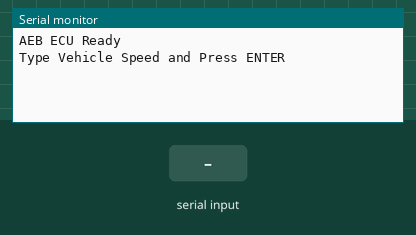
The sketch below on a simulated Arduino Uno, built with avr-gcc and run on an emulated ATmega328P. On the bench: the last lines printed to the serial monitor. The test bench sets the inputs (shaded band).

Above: at 1.2 s.
1.3 s: "90,45\n" received over Serial
At 2.5 s:
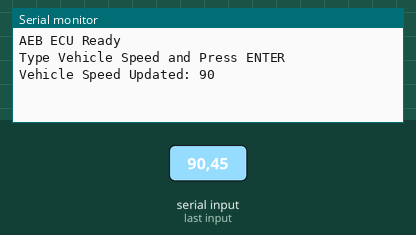
2.8 s: "30,150\n" received over Serial
At 3.7 s:
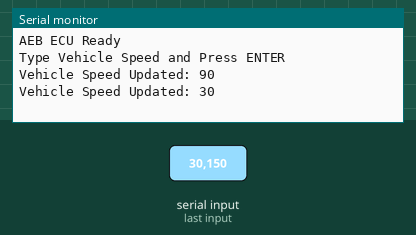

Measured:
- after the input at 1.3 s, the serial monitor: prints a new line at once (image 1)
- after the input at 2.8 s, the serial monitor: prints a new line at once (image 2)

The sketch:

AEB.ino
```cpp
#include <mcp_can.h>
#include <SPI.h>

MCP_CAN CAN0(5);

unsigned long rxId;
byte len;
byte rxBuf[8];

int vehicleSpeed = 60;
int speedLimit = 60;

String inputBuffer = "";

void setup()
{
    Serial.begin(115200);

    while (CAN_OK != CAN0.begin(MCP_ANY, CAN_500KBPS, MCP_8MHZ))
    {
        Serial.println("CAN Init Failed");
        delay(1000);
    }

    CAN0.setMode(MCP_NORMAL);

    Serial.println("AEB ECU Ready");
    Serial.println("Type Vehicle Speed and Press ENTER");  // setting the vehilce speed. you feel like you are manually simulating it.
}

void loop()
{
    // -------- SAFE SERIAL INPUT --------
    while (Serial.available())
    {
        char c = Serial.read();

        if (c == '\n')
        {
            int newSpeed = inputBuffer.toInt();

            // if the correct spped value is entered then only it will update
            if(newSpeed > 0)
            {
                vehicleSpeed = newSpeed;

                Serial.print("Vehicle Speed Updated: ");
                Serial.println(vehicleSpeed);
            }

            inputBuffer = "";
        }
        else if (c != '\r')
        {
            inputBuffer += c;
        }
    }

    // -------- RECEIVE TRAFFIC SIGN --------  /this can be simulated later with camera's inputs
    if(CAN0.checkReceive() == CAN_MSGAVAIL)
    {
        CAN0.readMsgBuf(&rxId, &len, rxBuf);

        if(rxId == 0x100)
        {
            speedLimit = rxBuf[0];

            Serial.println("----------------");

            Serial.print("Speed Limit: ");
            Serial.println(speedLimit);

            Serial.print("Vehicle Speed: ");
            Serial.println(vehicleSpeed);

            int difference = vehicleSpeed - speedLimit;

            byte aebState = 0;

            if(difference > 20)
            {
                Serial.println("AEB BRAKING ACTIVATED");
                aebState = 2;
            }
            else if(difference > 10)
            {
                Serial.println("WARNING: Reduce Speed");
                aebState = 1;
            }
            else
            {
                Serial.println("Vehicle Speed SAFE");
                aebState = 0;
            }

            // -------- SEND AEB STATUS --------
            byte txData[8] = {aebState,0,0,0,0,0,0,0};

            byte status = CAN0.sendMsgBuf(0x200, 0, 8, txData);

            if(status == CAN_OK)
            {
                Serial.print("AEB Status Sent: ");
                Serial.println(aebState);
            }
            else
            {
                Serial.println("AEB TX Failed");
            }
        }
    }

    delay(100);
}
```
